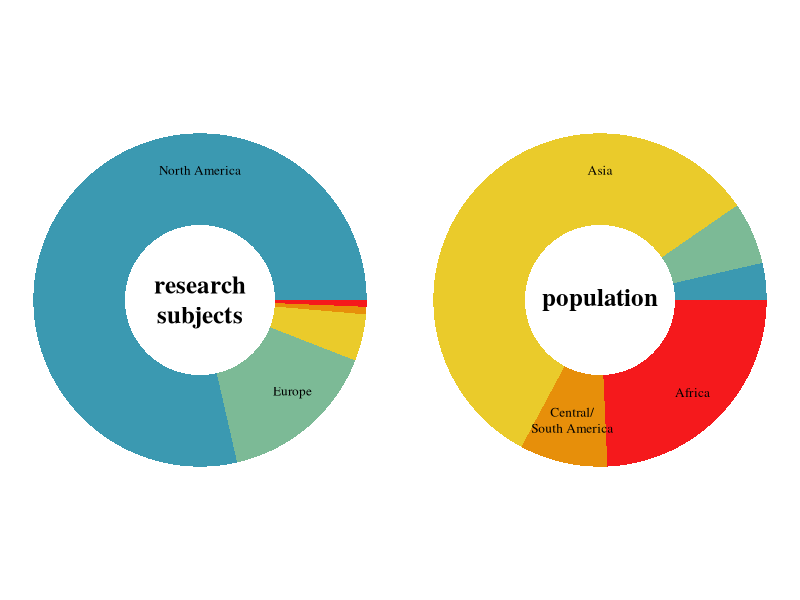

This chart was generated by the following R code:
# population data
# Source:
# https://population.un.org/wpp/Download/Files/1_Indicators%20(Standard)/EXCEL_FILES/1_Population/WPP2019_POP_F07_1_POPULATION_BY_AGE_BOTH_SEXES.xlsx
xdata <- read.csv("WEIRD publications and populations/WPP2019_POP_F07_1_POPULATION_BY_AGE_BOTH_SEXES.csv", skip = 3)

xdata <- xdata[xdata$Reference.date..as.of.1.July. == "2010" & xdata$Type == "Region", ]
# xdata <- xdata[xdata$Reference.date..as.of.1.July. == "2010" & xdata$Type == "SDG region", ]
head(xdata)

xdata <- data.frame(region = xdata$Region..subregion..country.or.area.., below5 = xdata$X0.4, below10 = xdata$X5.9)
xdata$below5 <- as.numeric(gsub(pattern = " ", replacement = "", xdata$below5))
xdata$below10 <- as.numeric(gsub(pattern = " ", replacement = "", xdata$below10))
xdata$prop <- (xdata$below5 + xdata$below10) / sum(xdata$below5 + xdata$below10)
pop <- xdata


# subject data from Nielsen et al 2017
# https://doi.org/10.1016/j.jecp.2017.04.017
publ <- c(us = 57.65, engl = 17.95, eur = 14.92, afr = 0.63, sca = 0.7, asia = 4.36, mideast = 1.07, other = 2.4)/100
sum(publ)
# doesnt add to 1...

publ

pdata <- data.frame(area = c("North America", 
                             "Europe", 
                             "Africa", 
                             "Central/South America", 
                             "Asia"), 
                    pop = c(pop$prop[pop$region == "Northern America"], 
                            pop$prop[pop$region == "Europe"], 
                            pop$prop[pop$region == "Africa"],
                            pop$prop[pop$region == "Latin America and the Caribbean"],
                            pop$prop[pop$region == "Asia"]), 
                    pubs = c(sum(publ[c("us", "engl")]), 
                             publ["eur"], 
                             publ["afr"], 
                             publ["sca"],
                             publ["asia"]))
pdata <- pdata[c(1, 2, 5, 4, 3), ]
rownames(pdata) <- NULL
# regions don't match perfectly (e.g. UK)!

pdata$xcols <- hcl.colors(5, palette = "zissou1")


pdf(file = "WEIRD publications and populations/WEIRD pubs.pdf", 
    width = 7, height = 3.5)
par(mfrow = c(1, 2), mar = c(0, 0, 0, 0), family = "serif")
pie(pdata$pubs, col = pdata$xcols, labels = NA, border = NA, radius = 0.9)
points(0, 0, pch = 16, col = "white", cex = 20)
text(0, 0, "research\nsubjects", font = 2, cex = 1.5)
text(0, 0.7, "North America", cex = 0.8)
text(0.5, -0.5, "Europe", cex = 0.8)
pie(pdata$pop, col = pdata$xcols, labels = NA, border = NA, radius = 0.9)
points(0, 0, pch = 16, col = "white", cex = 20)
text(0, 0, "population", font = 2, cex = 1.5)
text(0, 0.7, "Asia", cex = 0.8)
text(0.5, -0.5, "Africa", cex = 0.8)
text(-0.15, -0.65, "Central/\nSouth America", cex = 0.8)
dev.off()
